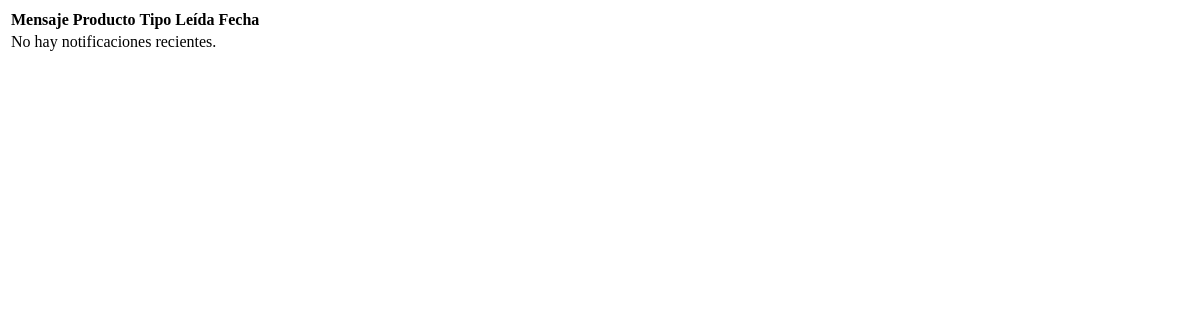
Page /notificaciones-recientes/ on the earlier database version.
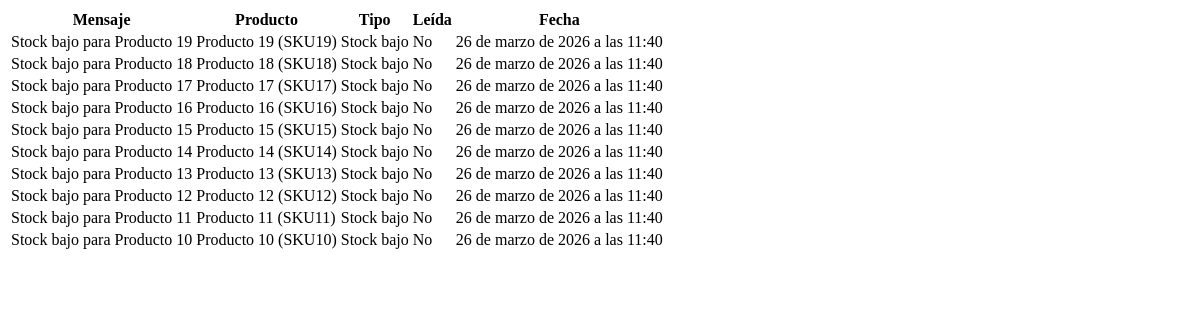
Same page on the later database version.
### notifications/models.py (models this page shows, shortened)
class Notification(models.Model):
    TYPE_CHOICES = [
        ("movement", "Movimiento"),
        ("stock_low", "Stock bajo"),
        ("order", "Pedido"),
        ("alert", "Alerta"),
        ("info", "Información"),
    ]
    product = models.ForeignKey(
        Product,
        on_delete=models.CASCADE,
        related_name="notifications",
        null=True,
        blank=True,
    )
    type = models.CharField(
        max_length=20,
        choices=TYPE_CHOICES,
        default="info"
    )
    message = models.CharField(max_length=255)
    created_at = models.DateTimeField(auto_now_add=True)
    seen = models.BooleanField(default=False)
    class Meta:
        ordering = ["-created_at"]

### products/models.py (models this page shows, shortened)
class Product(models.Model):
    name = models.CharField(max_length=150, db_index=True)
    sku = models.CharField(max_length=50, unique=True, db_index=True)
    category = models.ForeignKey(
        Category,
        on_delete=models.SET_NULL,
        null=True,
        related_name='products'
    )
    supplier = models.ForeignKey(
        Supplier,
        on_delete=models.SET_NULL,
        null=True,
        blank=True,
        related_name='products'
    )
    stock = models.IntegerField(default=0)
    min_stock = models.IntegerField(default=0)
    cost_price = models.DecimalField(max_digits=10, decimal_places=2, default=0)
    sale_price = models.DecimalField(max_digits=10, decimal_places=2, default=0)
    image = models.ImageField(upload_to=product_image_path, blank=True, null=True)
    last_low_stock_alert = models.DateTimeField(null=True, blank=True)
    created_at = models.DateTimeField(auto_now_add=True)
    updated_at = models.DateTimeField(auto_now=True)
    class Meta:
        ordering = ['name']
        verbose_name = "Product"
        verbose_name_plural = "Products"
    def __str__(self):
        return f"{self.name} ({self.sku})"

### dashboard/views.py (the view)
# urls.py: path("notificaciones-recientes/", dashboard_notifications_recent, name="dashboard_notifications_recent"),
def dashboard_notifications_recent(request):
    notifications = Notification.objects.order_by("-created_at")[:10]
    return render(
        request,
        "dashboard/partials/notifications_recent.html",
        {"notifications": notifications},
    )

### notifications/context_processors.py (called while the page is built)
def notifications_unread(request):
    return {
        "notifications_unread": Notification.objects.filter(seen=False).count()
    }

### dashboard/templates/dashboard/partials/notifications_recent.html
<table class="table table-striped">
    <thead class="table-primary">
        <tr>
            <th>Mensaje</th>
            <th>Producto</th>
            <th>Tipo</th>
            <th>Leída</th>
            <th>Fecha</th>
        </tr>
    </thead>
    <tbody>
        {% if notifications %}
            {% for n in notifications %}
            <tr>
                <td>{{ n.message }}</td>
                <td>{{ n.product }}</td>
                <td>{{ n.get_type_display }}</td>
                <td>{{ n.seen|yesno:"Sí,No" }}</td>
                <td>{{ n.created_at }}</td>
            </tr>
            {% endfor %}
        {% else %}
            <tr>
                <td colspan="5" class="text-center">No hay notificaciones recientes.</td>
            </tr>
        {% endif %}
    </tbody>
</table>

Differences in the rows shown:
added Notification: message "Stock bajo para Producto 19", product "Producto 19 (SKU19)", type "Stock bajo", seen "No", created_at "26 de marzo de 2026 a las 11:40"
added Notification: message "Stock bajo para Producto 18", product "Producto 18 (SKU18)", type "Stock bajo", seen "No", created_at "26 de marzo de 2026 a las 11:40"
added Notification: message "Stock bajo para Producto 17", product "Producto 17 (SKU17)", type "Stock bajo", seen "No", created_at "26 de marzo de 2026 a las 11:40"
added Notification: message "Stock bajo para Producto 16", product "Producto 16 (SKU16)", type "Stock bajo", seen "No", created_at "26 de marzo de 2026 a las 11:40"
added Notification: message "Stock bajo para Producto 15", product "Producto 15 (SKU15)", type "Stock bajo", seen "No", created_at "26 de marzo de 2026 a las 11:40"
added Notification: message "Stock bajo para Producto 14", product "Producto 14 (SKU14)", type "Stock bajo", seen "No", created_at "26 de marzo de 2026 a las 11:40"
added Notification: message "Stock bajo para Producto 13", product "Producto 13 (SKU13)", type "Stock bajo", seen "No", created_at "26 de marzo de 2026 a las 11:40"
added Notification: message "Stock bajo para Producto 12", product "Producto 12 (SKU12)", type "Stock bajo", seen "No", created_at "26 de marzo de 2026 a las 11:40"
added Notification: message "Stock bajo para Producto 11", product "Producto 11 (SKU11)", type "Stock bajo", seen "No", created_at "26 de marzo de 2026 a las 11:40"
added Notification: message "Stock bajo para Producto 10", product "Producto 10 (SKU10)", type "Stock bajo", seen "No", created_at "26 de marzo de 2026 a las 11:40"
Other differences:
text no longer shown: "No hay notificaciones recientes."
